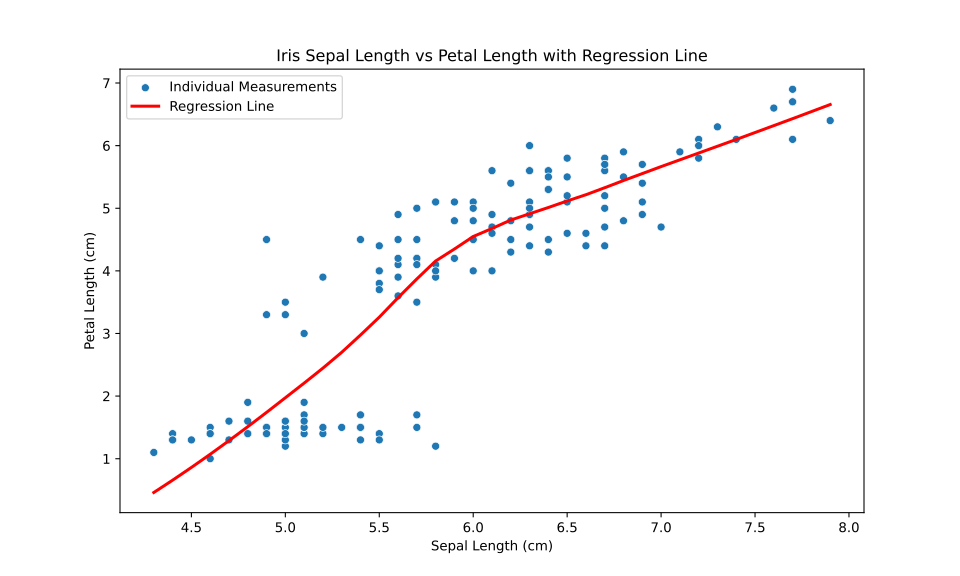

Generate this figure with Python:
import seaborn as sns
import matplotlib.pyplot as plt
import json

# Load the iris dataset
iris = sns.load_dataset('iris')

# Set the size of the figure
plt.figure(figsize=(10, 6))

# Create a scatter plot of sepal length vs petal length
sns.scatterplot(x='sepal_length', y='petal_length', data=iris, label='Individual Measurements')

# Overlay a regression line
regline = sns.regplot(x='sepal_length', y='petal_length', data=iris, scatter=False, color='red', label='Regression Line', lowess=True)

# Extract scatter plot data
scatter_data = [{'x': row['sepal_length'], 'y': row['petal_length']} for index, row in iris.iterrows()]

# Extracting the line data
line_data = regline.get_lines()[0].get_data()
regression_data = [{'x': x, 'y': y} for x, y in zip(line_data[0], line_data[1])]

# Enhancing the plot
plt.title('Iris Sepal Length vs Petal Length with Regression Line')
plt.xlabel('Sepal Length (cm)')
plt.ylabel('Petal Length (cm)')
plt.legend()

# Save the plot as an SVG file
plt.savefig('scatterplot_point_smooth.svg', format='svg')

# Generating the 'maidr' structure for the 'Adelie' species
maidr = {
    'type': ['point', 'smooth'],
    'id': 'scatter',
    'selector': [
        "TODO: INCLUDE THE POINT SELECTOR HERE",
        "TODO: INCLUDE THE SMOOTH SELECTOR HERE"
    ],
    'title': 'Iris Sepal Length vs Petal Length with Regression Line',
    'name': 'Iris Plot',
    'axes': {
        'x': {
            'label': 'Sepal Length (cm)',
        },
        'y': {
            'label': 'Petal Length (cm)',
        },
    },
    'labels': {
        'title': 'Iris Sepal Length vs Petal Length with Regression Line',
        'x': 'Sepal Length (cm)',
        'y': 'Petal Length (cm)',
    },
    'data': [
        # scatter plot
        scatter_data,

        # regression line
        regression_data
    ],
}

# Writing the raw data to a JSON file
with open("scatterplot_point_smooth_raw_data.json", 'w') as json_file:
    json.dump(maidr["data"], json_file, indent=4)

# Writing the dictionary to a JSON file
with open("scatterplot_point_smooth_maidr.json", 'w') as json_file:
    json.dump(maidr, json_file, indent=4)

# Show the plot
plt.show()

# Close the plot
plt.close()
